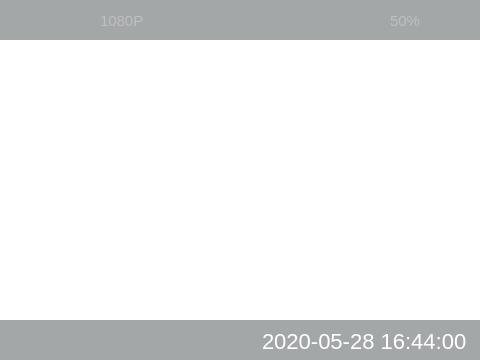
<?xml version="1.0" encoding="UTF-8"?>
<ui version="4.0">
 <class>MainWindow</class>
 <widget class="QWidget" name="MainWindow">
  <property name="geometry">
   <rect>
    <x>0</x>
    <y>0</y>
    <width>480</width>
    <height>360</height>
   </rect>
  </property>
  <property name="windowTitle">
   <string>MainWindow</string>
  </property>
  <property name="styleSheet">
   <string notr="true">
*{
color: rgb(255, 255, 255);
background-color: rgba(128, 128, 128, 0);
font: 22px;
/*border:1px solid red;*/
}

#widgetHead{
	background-color: rgba(20 ,30, 30,100);
}

#widgetBottom{
	background-color: rgba(20 ,30, 30,100);
}

#powerValue{
	font: 15px;
	color: #bfbfbf;
}

#storageValue{
	font: 15px;
	color: #bfbfbf;
}

#resolution{
	font: 15px;
	color: #bfbfbf;
}</string>
  </property>
  <widget class="QWidget" name="widgetHead" native="true">
   <property name="geometry">
    <rect>
     <x>0</x>
     <y>0</y>
     <width>480</width>
     <height>40</height>
    </rect>
   </property>
   <widget class="QLabel" name="signalPower">
    <property name="geometry">
     <rect>
      <x>10</x>
      <y>8</y>
      <width>40</width>
      <height>25</height>
     </rect>
    </property>
    <property name="text">
     <string/>
    </property>
    <property name="pixmap">
     <pixmap resource="res.qrc">:/Image/signal-p0.png</pixmap>
    </property>
    <property name="scaledContents">
     <bool>true</bool>
    </property>
   </widget>
   <widget class="QLabel" name="video">
    <property name="geometry">
     <rect>
      <x>54</x>
      <y>0</y>
      <width>40</width>
      <height>40</height>
     </rect>
    </property>
    <property name="text">
     <string/>
    </property>
    <property name="pixmap">
     <pixmap resource="res.qrc">:/Image/video-on.png</pixmap>
    </property>
    <property name="scaledContents">
     <bool>true</bool>
    </property>
   </widget>
   <widget class="QLabel" name="resolution">
    <property name="geometry">
     <rect>
      <x>100</x>
      <y>10</y>
      <width>55</width>
      <height>21</height>
     </rect>
    </property>
    <property name="text">
     <string>1080P</string>
    </property>
   </widget>
   <widget class="QLabel" name="gps">
    <property name="geometry">
     <rect>
      <x>350</x>
      <y>11</y>
      <width>30</width>
      <height>20</height>
     </rect>
    </property>
    <property name="text">
     <string/>
    </property>
    <property name="pixmap">
     <pixmap resource="res.qrc">:/Image/gps-on.png</pixmap>
    </property>
    <property name="scaledContents">
     <bool>true</bool>
    </property>
   </widget>
   <widget class="QLabel" name="powerValue">
    <property name="geometry">
     <rect>
      <x>390</x>
      <y>10</y>
      <width>41</width>
      <height>21</height>
     </rect>
    </property>
    <property name="text">
     <string>50%</string>
    </property>
   </widget>
   <widget class="QLabel" name="power">
    <property name="geometry">
     <rect>
      <x>429</x>
      <y>10</y>
      <width>41</width>
      <height>21</height>
     </rect>
    </property>
    <property name="text">
     <string/>
    </property>
    <property name="pixmap">
     <pixmap resource="res.qrc">:/Image/power.png</pixmap>
    </property>
    <property name="scaledContents">
     <bool>true</bool>
    </property>
   </widget>
  </widget>
  <widget class="QWidget" name="widgetBottom" native="true">
   <property name="geometry">
    <rect>
     <x>0</x>
     <y>320</y>
     <width>480</width>
     <height>40</height>
    </rect>
   </property>
   <widget class="QLabel" name="date">
    <property name="geometry">
     <rect>
      <x>262</x>
      <y>10</y>
      <width>211</width>
      <height>22</height>
     </rect>
    </property>
    <property name="text">
     <string>2020-05-28 16:44:00</string>
    </property>
   </widget>
  </widget>
 </widget>
 <resources>
  <include location="res.qrc"/>
  <include location="res.qrc"/>
  <include location="res.qrc"/>
 </resources>
 <connections/>
</ui>
